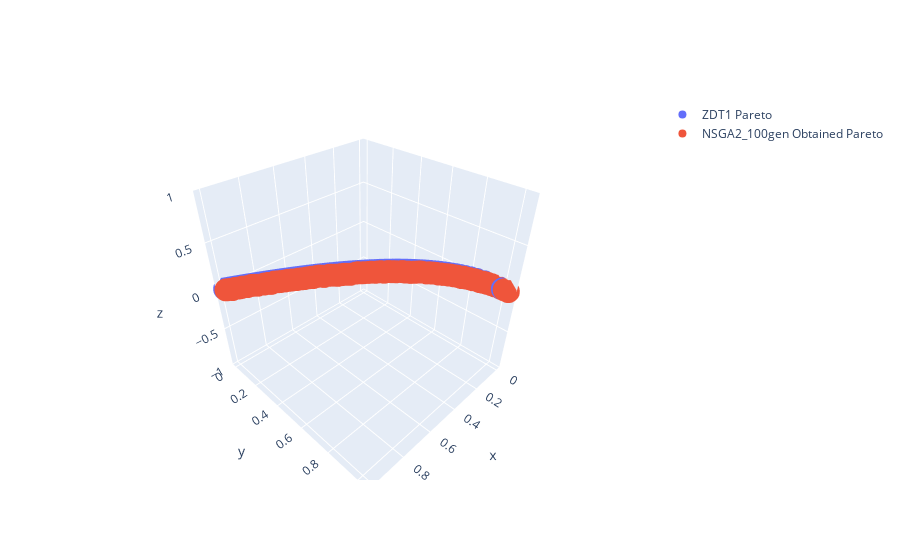

The notebook cell this image was saved under:
### Code cell
plot_pareto_front_3d(pareto_front, obtained_results, 'NSGA2_100gen', 'ZDT1')
